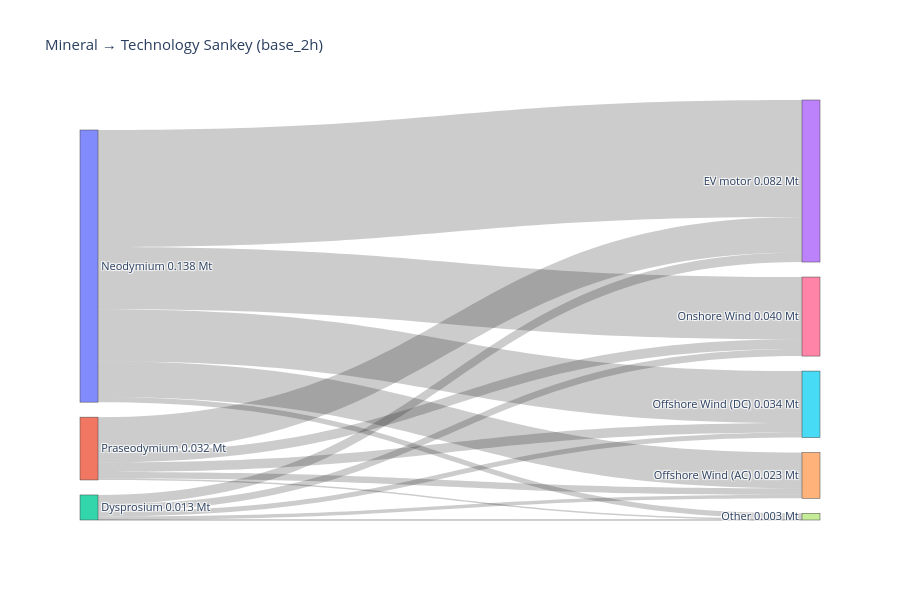

The notebook cell saved with this chart:
### Code cell
network_key = sample_base_2h
df_merged, totals_Mt = compute_mineral_usage(network_key, n, rare_earths, "Market share current", mineral_intensities, tech_scenarios)

# assuming `criticality` DataFrame exists and includes
# "GeoPolRisk Characterization Factor [eq. Kg-Cu/Kg]" and a mineral name column
plot_mineral_to_tech_sankey(
    df_merged,
    rare_earths,
    tech_col=None,
    network_name=network_key,
    mode='mass',
    # criticality_df=criticality,
    criticality_min_col=None,   # or the actual mineral name column in your `criticality` DF
    criticality_score_col="GeoPolRisk Characterization Factor [eq. Kg-Cu/Kg]",
    fmt_decimals=3
)

### Figure 1 — Plotly figure (JSON) as saved in the notebook; plotly's stock layout.template omitted (floating-point values rounded to 4 significant figures)
{"data": [{"link": {"customdata": ["Dysprosium → EV motor: 0.005 Mt", "Dysprosium → Offshore Wind (AC): 0.002 Mt", "Dysprosium → Offshore Wind (DC): 0.003 Mt", "Dysprosium → Onshore Wind: 0.004 Mt", "Dysprosium → Other: 0.000 Mt", "Neodymium → EV motor: 0.059 Mt", "Neodymium → Offshore Wind (AC): 0.018 Mt", "Neodymium → Offshore Wind (DC): 0.026 Mt", "Neodymium → Onshore Wind: 0.032 Mt", "Neodymium → Other: 0.003 Mt", "Praseodymium → EV motor: 0.018 Mt", "Praseodymium → Offshore Wind (AC): 0.003 Mt", "Praseodymium → Offshore Wind (DC): 0.005 Mt", "Praseodymium → Onshore Wind: 0.005 Mt", "Praseodymium → Other: 0.001 Mt"], "hovertemplate": "%{customdata}<extra></extra>", "source": [2, 2, 2, 2, 2, 0, 0, 0, 0, 0, 1, 1, 1, 1, 1], "target": [3, 4, 5, 6, 7, 3, 4, 5, 6, 7, 3, 4, 5, 6, 7], "value": [0.004809, 0.001766, 0.002569, 0.003521, 1.405e-05, 0.05923, 0.01812, 0.02636, 0.03152, 0.002599, 0.01803, 0.003266, 0.004751, 0.004988, 0.0007849]}, "node": {"customdata": [0.1378, 0.03182, 0.01268, 0.08206, 0.02316, 0.03368, 0.04003, 0.003398], "hovertemplate": "%{label}<br>Total: %{customdata:.3f}<extra></extra>", "label": ["Neodymium\n0.138 Mt", "Praseodymium\n0.032 Mt", "Dysprosium\n0.013 Mt", "EV motor\n0.082 Mt", "Offshore Wind (AC)\n0.023 Mt", "Offshore Wind (DC)\n0.034 Mt", "Onshore Wind\n0.040 Mt", "Other\n0.003 Mt"], "pad": 15, "thickness": 18}, "type": "sankey"}], "layout": {"font": {"size": 11}, "height": 600, "title": {"text": "Mineral → Technology Sankey (base_2h)"}, "width": 900}}
